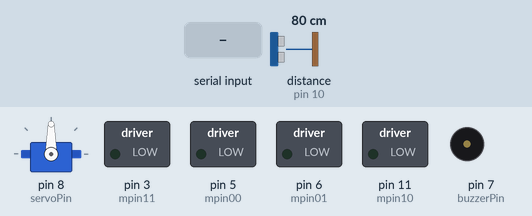
The sketch below on a simulated Arduino Uno, built with avr-gcc and run on an emulated ATmega328P. On the bench: servo, switched loads named in the sketch (green lamp = pin HIGH), buzzer (waves = sounding, pin HIGH). The test bench sets the inputs (shaded band); at power-on: distance to the obstacle (sensor on pin 10) 80 cm. The echo pulse lasts 58.3 µs per cm; pins used as bus, display or sensor lines are not drawn; what the sketch prints to the serial monitor is not drawn.

Above: at 1.7 s.
1.8 s: "X" received over Serial
At 2.7 s:
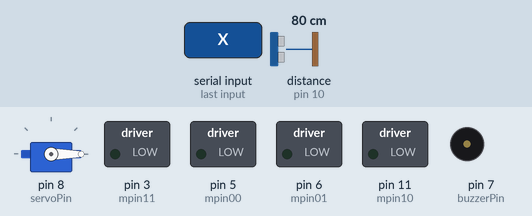
4.8 s: distance to the obstacle (sensor on pin 10) set to 27 cm
7.8 s: distance to the obstacle (sensor on pin 10) set to 23 cm
At 10.5 s:
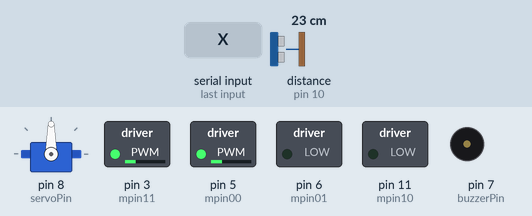
10.8 s: "W" received over Serial
At 12.1 s:
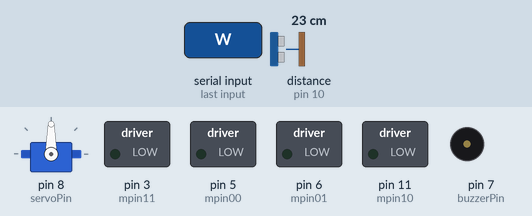
12.7 s: byte 66 ('B') received over Serial
At 13.5 s:
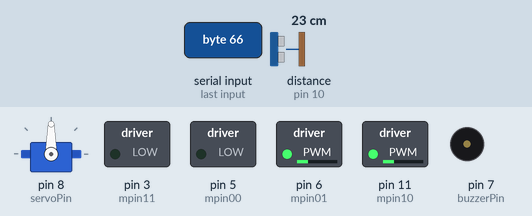
15.2 s: "L" received over Serial
At 16.0 s:
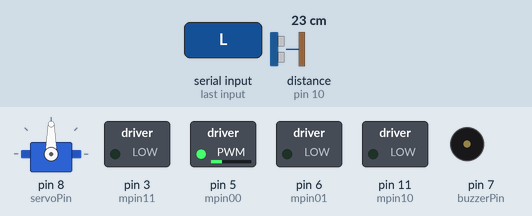
Timing chart, 0 to 18.2 s (numbered marks = the images above; inputs shaded):
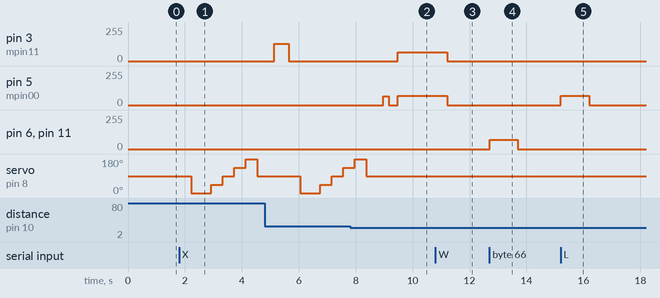

The sketch:

Motoras_2.ino
```cpp
#include "MoveMotor.h"
#include "ReadSensor.h"
#include "AvoidObstacles.h"
#include "ControlServo.h"
#include "Follow.h"
#include "Light.h"

int control;
int dir;

const int buzzerPin=7;

void setup() {
  initMotor();
  initSensor();
  initLight();
  initServo();
  rotateServo(90);
  delay(500);
  stopServo();

  pinMode(buzzerPin, OUTPUT);
  Serial.begin(38400);
  Serial.println("AT");
  Serial.println("AT+INIT");
  Serial.println("AT+CLASS=1");


  control=0;
}


void loop() {


  char c='N';
  if (Serial.available()){
    c=(char)Serial.read();

  if (c=='X' || c=='x') {
    control=2;
    stopMotor();
  }
  if (c=='U' || c=='u') {
    control=1;
    stopMotor();
  }
  if (c=='W' || c=='w')
  {
    control=0;
    stopMotor();
  }

   if (c=='V' || c=='v') {
    control=3;
    stopMotor();
  }

  if(control==0)
    {
      if (c=='F'){
        moveForward(70);
        delay(1000);
        stopMotor();
      }
      if (c=='L'){
        moveLeft(70);
        delay(1000);
        stopMotor();
      }
      if (c=='R'){
        moveRight(70);
        delay(1000);
        stopMotor();
      }
      if (c=='B'){
        moveBackward(70);
        delay(1000);
        stopMotor();
      }
    }
  }

   if (control==1)
  {
    if (detectObstacle()==true)
    {
        stopMotor();
        avoidObstacle();
    }
    else
    {
      moveForward(70);
      delay(200);
    }
 }
  if(control==2)
  {
    if (detectObstacle()==true)
    {
        moveForward(70);
        delay(200);
    }
    else
    {
      stopMotor();
      //analogWrite(buzzerPin, 127);
      delay(100);
      int angle=findObject();
      followObject(angle);
    }
  }

  if(control==3)
  {
    stopMotor();
    delay(5);
    int dir=getLightDirection();
    if(dir==0)
      moveForward(70);
    if(dir==1)
      moveLeft(70);
    if(dir==2)
      moveBackward(90);
    if(dir==3)
      moveRight(70);
    delay(100);
  }


  delay(5);
}
```

AvoidObstacles.cpp
```cpp
#pragma once
#include "ReadSensor.h"
#include "ControlServo.h"
#include "MoveMotor.h"

bool detectObstacle() {
    int distances[3];
    int ok = 0;
    for (int i = 0; i < 3; i++) {
      distances[i] = computeDistance();
      if ((distances[i] != 0) && (distances[i] < 25))
      {
         ok++;
      }
    }

    if (ok >= 2)
      return true;

    return false;
}


int avoidanceType() {
  initServo();
  // Right rotation
  rotateServo(0);
  delay(1000);
  int rightDist = computeDistance();

  //Left rotation
  rotateServo(180);
  delay(500);
  int leftDist = computeDistance();

  rotateServo(90);
  delay(500);
  stopServo();

  if (leftDist > rightDist)
    return 0;

  return 1;
}


void avoidObstacle() {
  int dir = avoidanceType();
  if (dir == 0) {
    moveLeft(128);
    delay(500);
    stopMotor();
  }

  if(dir==1)
  {
    moveRight(128);
    delay(500);
    stopMotor();
  }
}
```

AvoidObstacles.h
```cpp
#include "Arduino.h"

bool detectObstacle();
void avoidObstacle();
```

ControlServo.cpp
```cpp
#pragma once
#include "ControlServo.h"

Servo myServo;

void initServo() {
  myServo.attach(servoPin);
}


void rotateServo(int angle) {
  myServo.write(angle);
}

void stopServo() {
  myServo.detach();
}
```

ControlServo.h
```cpp
#include <Arduino.h>
#include <Servo.h>

const int servoPin=8; // check servo pin

void initServo();
void rotateServo(int angle);
void stopServo();
```

Follow.cpp
```cpp
#pragma once
#include "ReadSensor.h"
#include "ControlServo.h"
#include "MoveMotor.h"


int minD(int* d)
{
  int minI=0;
  int minV=d[0];
  for(int i=1;i<=4;i++)
    if(d[i]<minV)
    {
      minI=i;
      minV=d[i];
    }
   return minI*45;
}

int findObject()
{
  initServo();

  int dist[5];

  rotateServo(0);
  delay(600);  //try 200
  dist[0]=computeDistance();

  rotateServo(45);
  delay(300);
  dist[1]=computeDistance();


  rotateServo(90);
  delay(300);  //try 200
  dist[2]=computeDistance();

  rotateServo(135);
  delay(300);
  dist[3]=computeDistance();

  rotateServo(180);
  delay(300);
  dist[4]=computeDistance();

  rotateServo(90);
  delay(600);
  stopServo();
  return minD(dist);
}

void followObject(int angle)
{

  //ceva cu rosu
  if(angle==0)
  {
     moveRight(128);
     delay(500);
     stopMotor();
  }
  if (angle == 45) {
    moveRight(64);
    delay(500);
    stopMotor();
  }
  if (angle == 90) {
    moveForward(70);
    delay(200);
    stopMotor();
  }

   if (angle == 135) {
    moveLeft(64);
    delay(200);
    stopMotor();
  }

  if (angle == 180) {
    moveLeft(128);
    delay(500);
    stopMotor();
  }
}
```

Follow.h
```cpp
#include "Arduino.h"

void followObject(int angle);
int findObject();
```

Light.cpp
```cpp
#include "Light.h"

void initLight()
{
  pinMode(A0, INPUT);
  pinMode(A1, INPUT);
  pinMode(A2, INPUT);
  pinMode(A3, INPUT);
}


long middle(long a,long b,long c)
{
  if(b>=a && b<=c)
    return b;
  if(c>=a && c<=b)
    return c;
  return a;
}


int maxV(long a,long b,long c,long d)
{
  if(a>=b && a>=c && a>=d)
    return 0;
  if(b>=a && b>=c && b>=d)
    return 1;
  if(c>=b && c>=a && c>=d)
    return 2;
  if(d>=b && d>=a && d>=c)
    return 3;

}
int getLightDirection()
{
  //    0      1      2     3
  long lightF,lightL,lightB,lightR;
  long partialLights[3];

  for (int i=0;i<=2;i++)
  {
    partialLights[i]=analogRead(A0);
    delay(20);
  }
  lightF=middle(partialLights[0],partialLights[1],partialLights[2]);

  for (int i=0;i<=2;i++)
  {
    partialLights[i]=analogRead(A1);
    delay(20);
  }
  lightL=middle(partialLights[0],partialLights[1],partialLights[2]);

  for (int i=0;i<=2;i++)
  {
    partialLights[i]=analogRead(A2);
    delay(20);
  }
  lightB=middle(partialLights[0],partialLights[1],partialLights[2]);

  for (int i=0;i<=2;i++)
  {
    partialLights[i]=analogRead(A3);
    delay(20);
  }
  lightR=middle(partialLights[0],partialLights[1],partialLights[2]);

  int dir=maxV(lightF,lightL,lightB,lightR);

  return dir;
}
```

Light.h
```cpp
#include <Arduino.h>

void initLight() ;
int getLightDirection();
```

MoveMotor.cpp
```cpp
#pragma once
#include "MoveMotor.h"

void initMotor() {
  digitalWrite(mpin00, 0);
  digitalWrite(mpin01, 0);
  digitalWrite(mpin10, 0);
  digitalWrite(mpin11, 0);
  pinMode (mpin00, OUTPUT);
  pinMode (mpin01, OUTPUT);
  pinMode (mpin10, OUTPUT);
  pinMode (mpin11, OUTPUT);
}

void moveForward(int speed) {
  analogWrite(mpin00, speed); // use PWM
  digitalWrite(mpin01, 0);

  digitalWrite(mpin10, 0);
  analogWrite(mpin11, speed*0.95);
}


void moveBackward(int speed) {
  digitalWrite(mpin00, 0);
  analogWrite(mpin01, speed);

  analogWrite(mpin10, speed);
  digitalWrite(mpin11, 0);

}


void moveLeft(int speed) {
 analogWrite(mpin00, speed);
  digitalWrite(mpin01, 0);

  digitalWrite(mpin10, 0);
  digitalWrite(mpin11, 0);
}


void moveRight(int speed) {
  digitalWrite(mpin00, 0);
  digitalWrite(mpin01, 0);

  digitalWrite(mpin10, 0);
  analogWrite(mpin11, speed);
}


void stopMotor() {
  digitalWrite(mpin00, 0);
  digitalWrite(mpin01, 0);

  digitalWrite(mpin10, 0);
  digitalWrite(mpin11, 0);
}
```

MoveMotor.h
```cpp
#include <Arduino.h>

// Pins for motor 1
#define mpin00 5
#define mpin01 6
//Pin for motor 2
#define mpin10 11
#define mpin11 3

void initMotor();
void moveForward(int speed);
void moveBackward(int speed);
void moveLeft(int speed);
void moveRight(int speed);
void stopMotor();
```

ReadSensor.cpp
```cpp
#pragma once
#include "ReadSensor.h"

void initSensor() {
  pinMode(trigPin, OUTPUT);
  pinMode(echoPin, INPUT);
}


int computeDistance() {
   // Clears the trigPin
  digitalWrite(trigPin, LOW);
  delayMicroseconds(2);

  // Sets the trigPin on HIGH state for 10 micro seconds
  digitalWrite(trigPin, HIGH);
  delayMicroseconds(10);
  digitalWrite(trigPin, LOW);

  // Reads the echoPin, returns the sound wave travel time in microseconds
  long duration = pulseIn(echoPin, HIGH, 30000);
  int distance= duration*0.034/2;
  delay(100);

  return distance;
}
```

ReadSensor.h
```cpp
#include <Arduino.h>

const int trigPin = 9;
const int echoPin = 10;

void initSensor();
int computeDistance();
```

Testing.ino
```cpp
/* #include <Servo.h>

// Pins of motor 1
#define mpin00 5
#define mpin01 6

// Pins of motor 2
#define mpin10 11
#define mpin11 3

//Servo srv;

// defines ultrasonic pins

const int trigPin = 10;
const int echoPin = 9;

// defines  ultrasonic variables
long duration;
int distance;


int compDist()
{
   // Clears the trigPin
  digitalWrite(trigPin, LOW);
  delayMicroseconds(2);

  // Sets the trigPin on HIGH state for 10 micro seconds
  digitalWrite(trigPin, HIGH);
  delayMicroseconds(10);
  digitalWrite(trigPin, LOW);

  // Reads the echoPin, returns the sound wave travel time in microseconds
  duration = pulseIn(echoPin, HIGH,30000);

  // Calculating the distance
  distance= duration*0.034/2;

  return distance;
}


void setup() {
  // configuration of motor pins as output, initially 0
  digitalWrite(mpin00, 0);
  digitalWrite(mpin01, 0);
  digitalWrite(mpin10, 0);
  digitalWrite(mpin11, 0);
  pinMode (mpin00, OUTPUT);
  pinMode (mpin01, OUTPUT);
  pinMode (mpin10, OUTPUT);
  pinMode (mpin11, OUTPUT);

  // LED pin
  pinMode(13, OUTPUT);

  pinMode(trigPin, OUTPUT); // Sets the trigPin as an Output
  pinMode(echoPin, INPUT); // Sets the echoPin as an Input

  Serial.begin(9600);
}
// Function to control a motor
// Input: pins m1 and m2, direction and speed
void StartMotor (int m1, int m2, int forward, int speed)
{

  if (speed == 0) // stop
  {
    digitalWrite(m1, 0);
    digitalWrite(m2, 0);
  }
  else
  {
    if (forward)
    {
      digitalWrite(m2, 0);
      analogWrite (m1, speed); // use PWM
    }
    else
    {
      digitalWrite(m1, 0);
      analogWrite(m2 , speed);
    }
  }
}
// Safety function
// Commands motors to stop, then delays
void delayStopped(int ms)
{
  StartMotor (mpin00, mpin01, 0, 0);
  StartMotor (mpin10, mpin11, 0, 0);
  delay(ms);
}

//

// Use of servo
// Set three angles
// When finished, the servo remains in the middle (90 degrees)
void playWithServo(int pin)
{
  srv.attach(pin);
  int d;

  srv.write(0);
  delay(1000);

  d=compDist();

  Serial.print("Distance right: ");
  Serial.println(d);
  srv.write(180);

   d=compDist();
   delay(1000);

  Serial.print("Distance left: ");
  Serial.println(d);


  srv.write(90);
  delay(1000);

   d=compDist();

  Serial.print("Distance ahead: ");
  Serial.println(d);

  srv.detach();
  Serial.println("Repeating");
}
void loop() {
  // Warning code
  // Slow blink
  for (int i = 0; i < 10; i++)
  {
    digitalWrite(13, 1);
    delay(200);
    digitalWrite(13, 0);
    delay(200);
  }
  // Fast blink. Remove the USB cable!!!!
  for (int i = 0; i < 10; i++)
  {
    digitalWrite(13, 1);
    delay(100);
    digitalWrite(13, 0);
    delay(100);
  }
  digitalWrite(13, 1);
  // Start the servo motor
  playWithServo(8);

  // Now start the DC motors
  StartMotor (mpin00, mpin01, 0, 128);
  StartMotor (mpin10, mpin11, 0, 128);

  delay (500); // How long the motors are on
  delayStopped(500); // How long the motors are off

  StartMotor (mpin00, mpin01, 1, 128);
  StartMotor (mpin10, mpin11, 1, 128);

  delay (500);
  delayStopped(500);
  StartMotor (mpin00, mpin01, 0, 128);
  StartMotor (mpin10, mpin11, 1, 128);

  delay (500);
  delayStopped(500);

  StartMotor (mpin00, mpin01, 1, 128);
  StartMotor (mpin10, mpin11, 0, 128);

  delay (500);
  delayStopped(500);

}*/
```

Measured:
- the behaviour switches between 26 and 25 cm on distance to the obstacle (sensor on pin 10) (found by bisection; images 1 and 2)
- after the input at 1.8 s, servo on pin 8 (servoPin): 90° → 0° after 0.42 s, → 45° 0.71 s later, → 90° 0.41 s later, → 135° 0.41 s later, … (6 changes in this stretch)
- after the input at 7.8 s, pin 5 (mpin00): 0/255 → 64/255 after 1.2 s, → 0/255 0.20 s later, → 70/255 0.31 s later; servo on pin 8 (servoPin): goes on until 8.4 s, then stays 90°
- after the input at 10.8 s, pin 3 (mpin11): 66/255 → 0/255 after 0.41 s; pin 5 (mpin00): 70/255 → 0/255 after 0.41 s
- after the input at 12.7 s, pin 6 (mpin01), pin 11 (mpin10): 0/255 → 70/255 at once, → 0/255 1.0 s later
- after the input at 15.2 s, pin 5 (mpin00): 0/255 → 70/255 at once, → 0/255 1.0 s later
